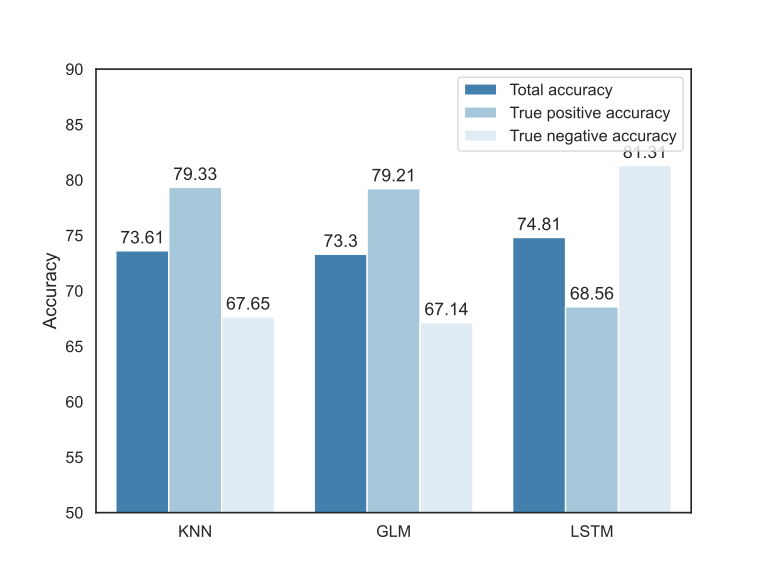

This figure's Python source:
import pandas as pd
import matplotlib.pyplot as plt
import seaborn as sns

sns.set_theme(font_scale=1.1, style='white')

t_a = 'Total accuracy'
t_p_a = 'True positive accuracy'
t_n_a = 'True negative accuracy'

data_df = pd.DataFrame(data={"accuracy_type": [t_a, t_a, t_a, t_p_a, t_p_a, t_p_a, t_n_a, t_n_a, t_n_a],
                             "models": ['KNN', 'GLM', 'LSTM', 'KNN', 'GLM', 'LSTM', 'KNN', 'GLM', 'LSTM'],
                             "accuracy": [73.61, 73.3, 74.81, 79.33, 79.21, 68.56, 67.65, 67.14, 81.31]})
plt.figure(figsize=(8, 6))
plot = sns.barplot(x="models", y="accuracy", hue="accuracy_type",
                    data=data_df, palette=['#3182bd', '#9ecae1', '#deebf7'])

for p in plot.patches:
    plot.annotate(format(p.get_height()),
                   (p.get_x() + p.get_width() / 2., p.get_height()),
                   ha='center', va='center',
                   xytext=(0, 9),
                   textcoords='offset points')

plt.ylabel("Accuracy", size=14)
plt.xlabel("", size=14)
plt.ylim(50, 90)
plt.legend()
plt.savefig('main_experiment_fig.svg', format='svg')
